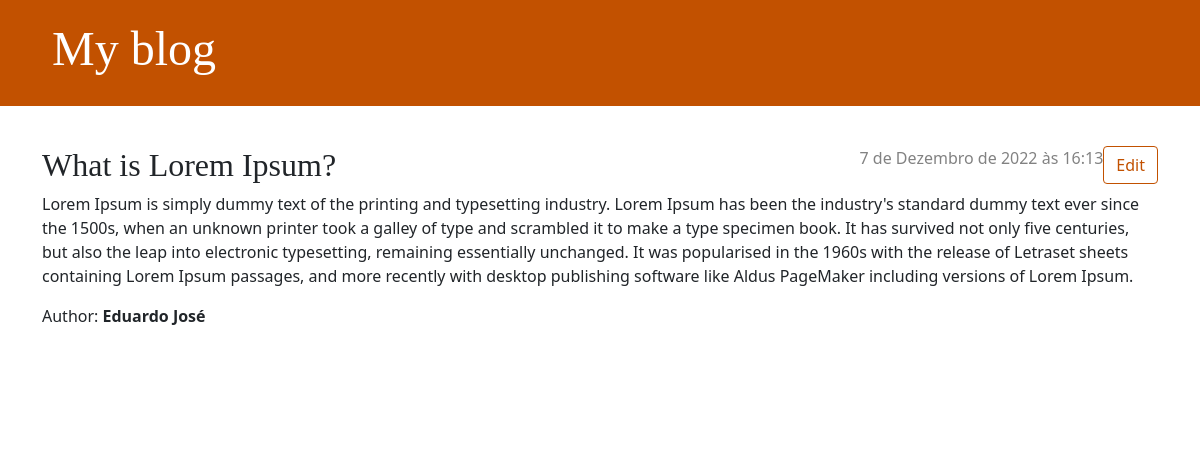
Page /1/detail on the earlier database version.
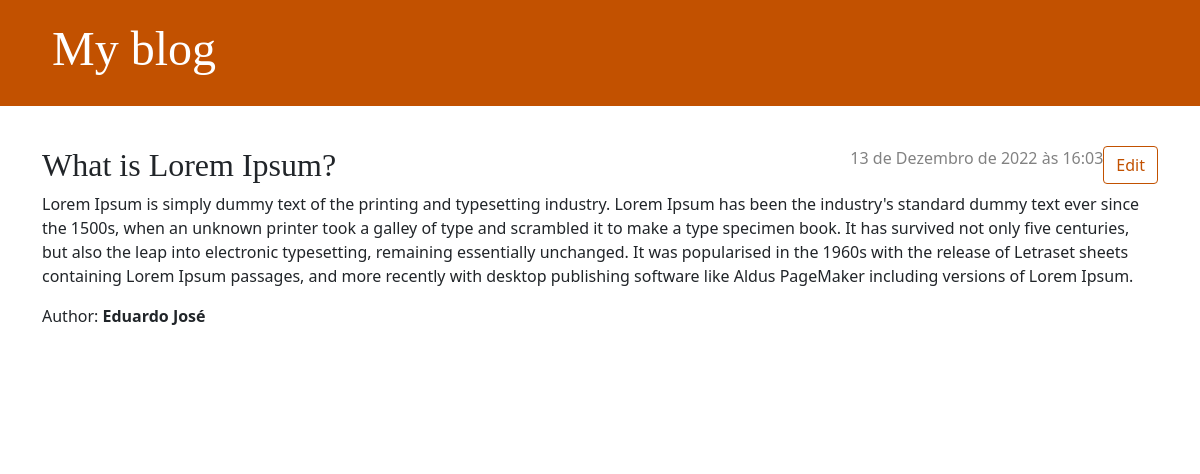
Same page on the later database version.
### blog/models.py (models this page shows, shortened)
class Post(models.Model):
    autho = models.CharField(max_length=150)
    text = models.TextField()
    title = models.CharField(max_length=100)
    pub_date = models.DateTimeField('date published')

### blog/views.py (the view)
# urls.py: path('<int:pk>/detail',views.detail, name='detail'),
def detail(request, pk):
    post_info = get_object_or_404(Post, pk=pk)
    return render(request, 'blog/detail.html', {'detail': post_info})

### blog/templates/blog/detail.html
{% extends 'blog/base.html' %}
{% block content %}
<article class="post">
    <aside class="actions">
        <a class="btn btn-secondary" href="{% url 'blog:edit' pk=detail.pk %}">
            Edit
        </a>
    </aside>
        <time class="date">
            {{ detail.pub_date }}
        </time>
    <h2>{{ detail.title }}</h2>
    <p>{{ detail.text|linebreaksbr }}</p>
    <p>Author: <strong>{{detail.autho}}</strong></p>
{% endblock %}

Differences in the rows shown:
changed Post "What is Lorem Ipsum?": pub_date "7 de Dezembro de 2022 às 16:13" → "13 de Dezembro de 2022 às 16:03"
